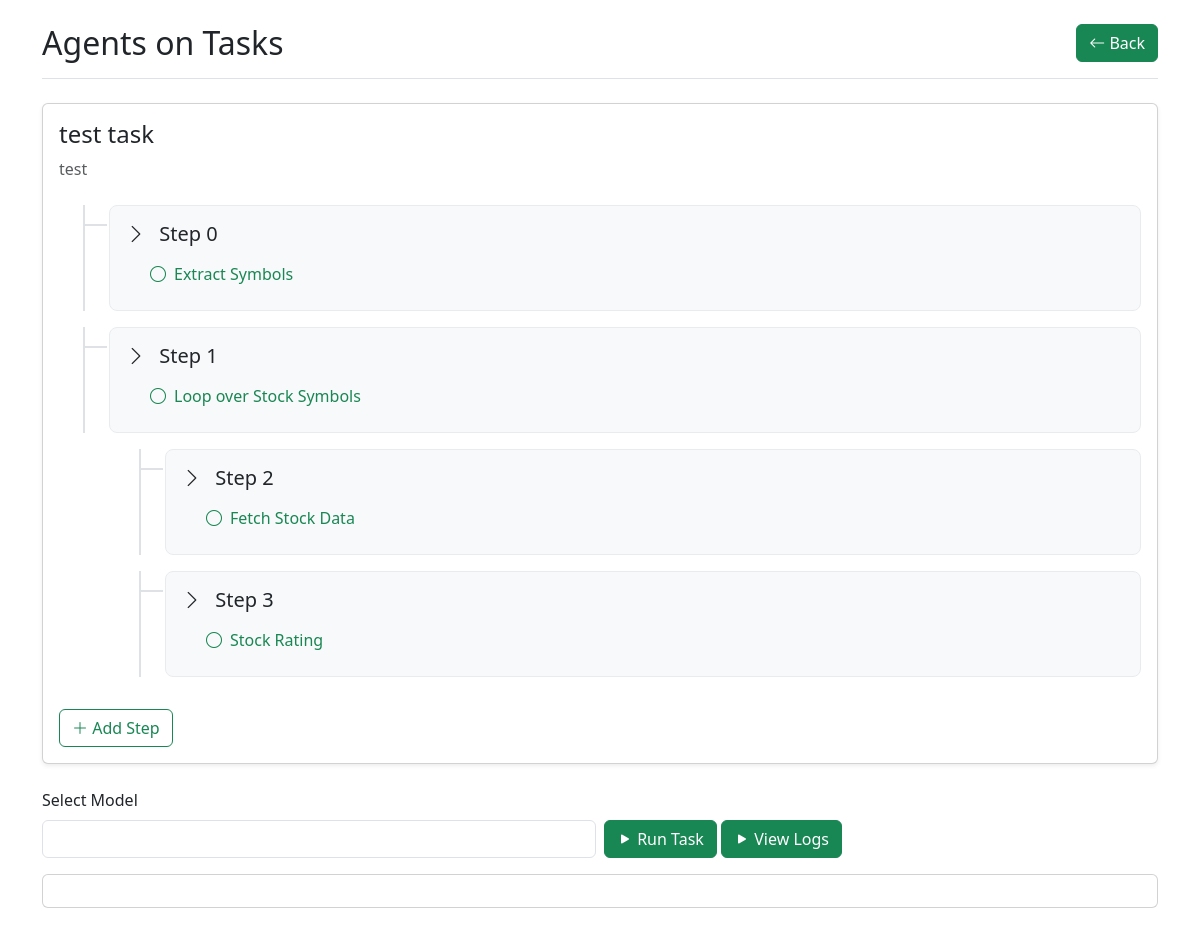
/task/edit/15, run on an earlier commit of the app's database.
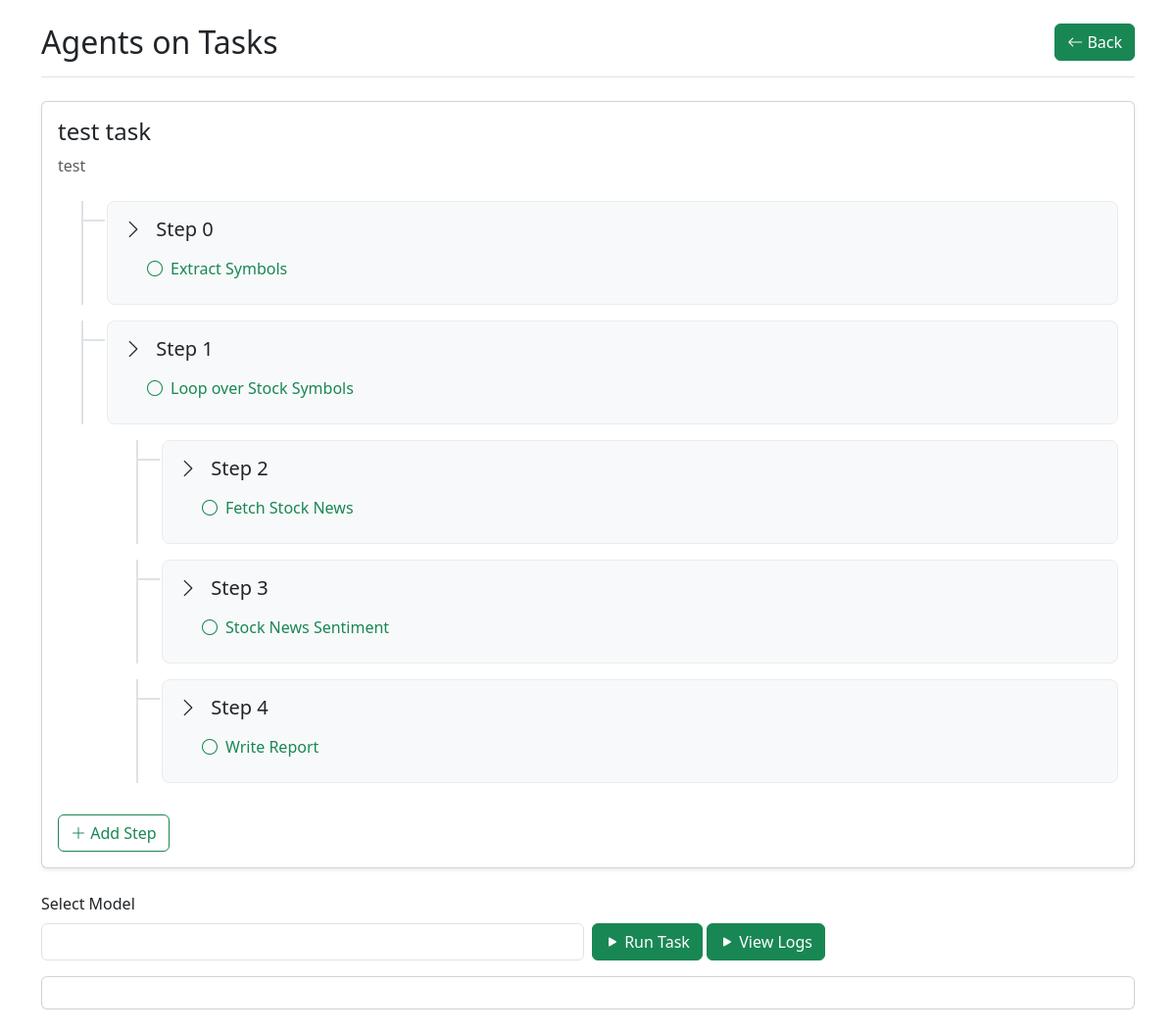
And on a later commit of the database.
### agentoapp/models.py (models this page shows)
class SubTask(models.Model):
    belongs_to = models.ForeignKey(Task,on_delete=models.DO_NOTHING)
    type = models.CharField(max_length=20,choices=(("TOOL",'Tool'),('RAG','RAG'),('LOOP','Loop')))
    name = models.CharField(max_length=100)
    context = models.CharField(max_length=2048)
    instruction = models.CharField(max_length=2048)
    outputFormatInstruction = models.CharField(max_length=2048)
    knowledgerep = models.ForeignKey(KnowledgeRep,on_delete=models.DO_NOTHING,null=True,blank=True)
    step = models.IntegerField()
    def __str__(self):
        return self.name

### agentoapp/views.py (the view, shortened to what this page needs)
# urls.py: path('task/',views.index, name='index'),
def task(request,action,id):
    print(action,id)
    print(request.POST)
    if action == 'create' and request.method == 'POST':
        taskName = request.POST.get('taskName','')
        taskDescription = request.POST.get('taskDescription','')
        print(taskName,taskDescription)
        Task.objects.create(name=taskName,description=taskDescription)
    task = None
    steps = None
    st_list = []
    subtasks = None
    if id:
        task = Task.objects.get(id=id)
        for st in SubTask.objects.filter(belongs_to=id).order_by('step'):
            print(st)
            current_step = st.step
            found = False
            for stl in st_list:
                if stl['step'] == current_step:
                    found = True
                    stl['subtasks'].append(st)
            if not found:
                st_list.append({'step':st.step, 'subtasks':[st]})
                found = False
        subtasks = SubTask.objects.filter(belongs_to=id).order_by('step')
        print(subtasks)
    response: ListResponse = list()
    available_models = [model.model for model in response.models]
    print(available_models)
    return render(request,'agentoapp/task.html',context={'action':action,'id':id,'task':task,'st_list':st_list,'available_models':available_models,'subtasks':subtasks})

### agentoapp/templates/agentoapp/task.html (shortened to what the changed rows need)
<!DOCTYPE html>
<html lang="en">
<head>
    <link href="https://cdn.jsdelivr.net/npm/bootstrap@5.3.3/dist/css/bootstrap.min.css" rel="stylesheet"
>
    <link rel="stylesheet" href="https://cdn.jsdelivr.net/npm/bootstrap-icons@1.11.3/font/bootstrap-icons.min.css">
</head>
<body class="container py-4">
    <header class="border-bottom pb-3 mb-4">
        <div class="d-flex justify-content-between align-items-center">
            <h1 class="h2 mb-0">Agents on Tasks</h1>
        </div>
    </header>
    <main>
        {% if action == 'create' %}
        <div class="container">
            <div class="card shadow-sm">
                <div class="card-body">
                    <h2 class="h4 mb-4">Create a new Task</h2>
                    <form method="POST" action="{% url 'agentoapp:task' action='create' id=0 %}"
                        class="needs-validation">
                        {% csrf_token %}
                        <div class="mb-3">
                            <label for="taskName" class="form-label">Task Name</label>
                            <input type="text" class="form-control" name="taskName" id="taskName"
                                placeholder="Enter task name" required>
                        </div>
                        <div class="mb-3">
                            <label for="taskDescription" class="form-label">Description</label>
                            <textarea class="form-control" name="taskDescription" id="taskDescription" rows="3"
                                placeholder="Enter task description"></textarea>
                        </div>
                        <button type="submit" class="btn btn-primary">
                            <i class="bi bi-check-lg"></i> Create Task
                        </button>
                    </form>
                </div>
            </div>
        </div>
        {% elif action == 'edit' %}
        <div class="card shadow-sm">
            <div class="card-body">
                <div class="task-tree">
                    <div class="task-header mb-4">
                        <h2 class="h4 mb-2">{{task.name}}</h2>
                    </div>
                    <div id="subTasks">
                        {% for st in subtasks %}
                        <div class="step-item {{st.type}}">
                            <div class="step-container">
                                <div class="d-flex justify-content-between align-items-center mb-3">
                                    <h3 class="h5 mb-0">
                                        <a class="text-dark text-decoration-none step" data-bs-toggle="collapse"
                                            href="#step{{st.step}}" role="button">
                                            <i class="bi bi-chevron-right collapse-icon me-2"></i>
                                            Step {{st.step}}
                                        </a>
                                    </h3>
                                </div>
                                <div class="collapse show" id="step{{st.step}}">
                                    <div class="ps-4">
                                        <div class="mb-2">
                                            <a href="/task/{{id}}/step/{{st.id}}/edit" class="subtask-link">
                                                <i class="bi bi-circle"></i>
                                                {{st.name}}
                                            </a>
                                        </div>
                                    </div>
                                </div>
                            </div>
                        </div>
                        {% endfor %}
                    </div>
                </div>
            </div>
        </div>
        {% endif %}
    </main>
</body>
</html>

What changed in the data, as far as the page shows it:
changed SubTask: name "Fetch Stock Data" → "Fetch Stock News"
changed SubTask: name "Stock Rating" → "Stock News Sentiment"
added SubTask: step "4", name "Write Report"
